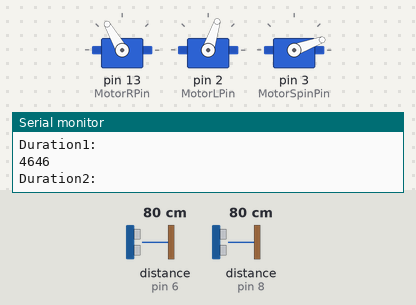
Recording of a sketch running on a simulated Arduino Uno, built with avr-gcc and run on an emulated ATmega328P. Parts: 3 × servo, the last lines printed to the serial monitor. Wiring (inferred from the names in the program): 2 × ultrasonic range finder: trigger pin 5, echo pin 6 / trigger pin 7, echo pin 8. Inputs (shaded band) come from the test bench; at power-on: distance to the obstacle (sensors on pin 8, pin 6) 80 cm. The echo pulse lasts 58.3 µs per cm.

Above: at 1.2 s.
1.3 s: distance to the obstacle (sensor on pin 8) set to 72 cm
4.3 s: distance to the obstacle (sensor on pin 8) set to 65 cm
At 4.8 s:
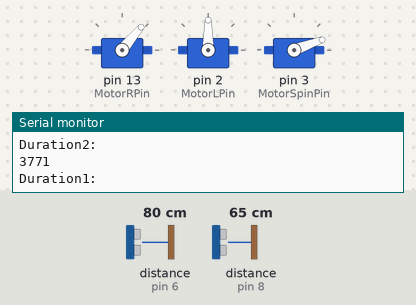
7.3 s: distance to the obstacle (sensor on pin 6) set to 71 cm
10.3 s: distance to the obstacle (sensor on pin 6) set to 63 cm
At 11.0 s:
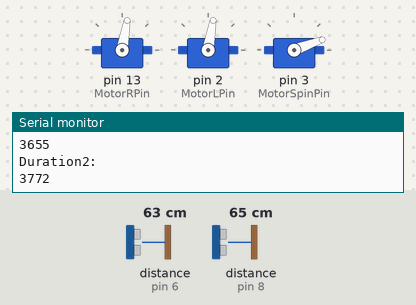
13.3 s: distance to the obstacle (sensor on pin 8) set to 120 cm
At 13.9 s:
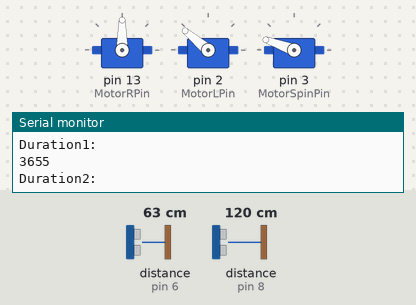
16.3 s: distance to the obstacle (sensor on pin 8) set to 2 cm
At 18.6 s:
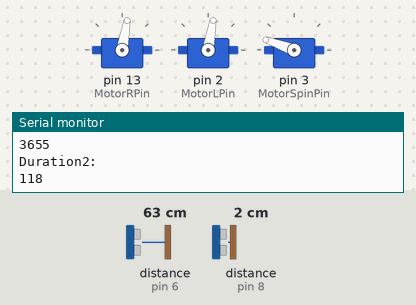
Timing chart, 0 to 20.3 s (numbered marks = the images above; inputs shaded):
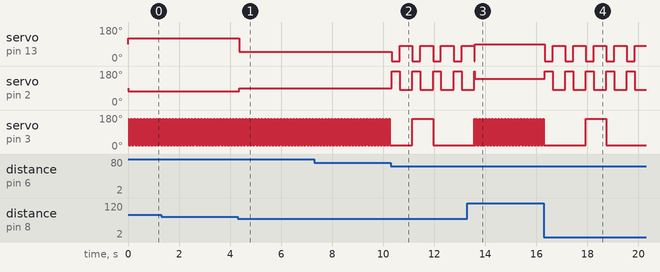

Measured:
- the behaviour switches between 69 and 68 cm on distance to the obstacle (sensor on pin 8) (found by bisection; images 0 and 1)
- the behaviour switches between 69 and 68 cm on distance to the obstacle (sensor on pin 6) (found by bisection; images 1 and 2)
- after the input at 4.3 s, servo on pin 13 (MotorRPin): 120° → 50° after 0.05 s; servo on pin 2 (MotorLPin): 72° → 90° after 0.05 s
- after the input at 10.3 s, servo on pin 13 (MotorRPin): alternates 80° for 0.50 s and 0° for 0.31 s, starting at once; servo on pin 2 (MotorLPin): alternates 180° for 0.31 s and 80° for 0.50 s, starting at once
- after the input at 16.3 s, servo on pin 13 (MotorRPin): alternates 80° for 0.50 s and 0° for 0.31 s, starting at once; servo on pin 2 (MotorLPin): alternates 180° for 0.31 s and 80° for 0.50 s, starting at once

The sketch:

avoidsObstacles.ino
```cpp
//  THIS CODE AVOIDS OBSTACLES
//  IT CAN EITHER ENCOUNTER AN OBSTACLE ON THE RIGHT OR THE LEFT SIDE
//  THEREFORE, WE PROGRAMMED IT TO TURN TO THE LEFT IF IT ENCOUNTERED AN OBSTACLE ON THE RIGHT
//  AND RIGHT IF WE ENCOUNTERED IT ON THE LEFT

//  @author: Pranav

/*
  UltraSonic 1
  Pin 5 Triggers the Pulse (Yellow lead)
  Pin 6 Recieves the Echo  (Orange lead)

  UltraSonic 2
  Pin 7 Triggers the Pulse (Yellow lead)
  Pin 8 Recieves the Echo  (Orange lead)
*/

#include "Servo.h"

Servo motorR;
Servo motorL;
Servo motorS;

// ultrasonic pins
// ultrasonic Right
const int Trig1_pin = 5; // pin for triggering pulse    INPUT
const int Echo1_pin = 6; // pin for recieving echo      OUPUT
long duration1;          // how long it takes for the sound to rebound

// ultrasonic Left
const int Trig2_pin = 7;
const int Echo2_pin = 8;
long duration2;

// motor pins
const int MotorLPin = 2;  // Left
const int MotorRPin = 13; // Right

// spinning ultrasonic motor
const int MotorSpinPin = 3;
int spinCounter = 0;

// sensing or not
boolean isARightWallThere = false;
boolean isALeftWallThere = false;

// which way to turn
boolean Right = true;

void setup()
{
  Serial.begin(9600);
  Serial.println("Starting");
  // ultrasonic 1
  pinMode(Trig1_pin, OUTPUT); // initialize the pulse pin as output:
  pinMode(Echo1_pin, INPUT);  // initialize the echo_pin pin as an input:
  //ultrasonic 2
  pinMode(Trig2_pin, OUTPUT); // initialize the pulse pin as output:
  pinMode(Echo2_pin, INPUT);  // initialize the echo_pin pin as an input:
  // motors
  motorR.attach(MotorRPin);
  motorL.attach(MotorLPin);
  motorS.attach(MotorSpinPin);
}

void loop()
{
  while (1 == 1)
  {

    if (spinCounter < 2)
    {
      motorS.write(160);
    }
    else
    {
      motorS.write(20);
    }
    if (spinCounter >= 3)
    {
      spinCounter = 0;
    }

    spinCounter++;

    checkTheRightWall();
    checkTheLeftWall();

    if (isARightWallThere == false && isALeftWallThere == false)
    {
      motorR.write(120);
      motorL.write(72);
    }
    else
    {

      if (isARightWallThere == true && isALeftWallThere == true)
      {

        motorR.write(0);
        motorL.write(180);
        delay(300);
        motorR.write(80);
        motorL.write(80);
        delay(500);
        motorR.write(0);
        motorL.write(180);
      }

      else
      {
        if (isARightWallThere == false && isALeftWallThere == true)
        {

          motorR.write(50);
          motorL.write(90);
        }
        else
        {
          if (isARightWallThere == true && isALeftWallThere == false)
          {

            motorR.write(90);
            motorL.write(140);
          }
        }
      }
    }
  }
}

void checkTheRightWall()
{
  digitalWrite(Trig1_pin, LOW);
  delayMicroseconds(2);
  digitalWrite(Trig1_pin, HIGH);
  delayMicroseconds(10);
  digitalWrite(Trig1_pin, LOW);
  duration1 = pulseIn(Echo1_pin, 10);
  Serial.println("Duration1:  ");
  Serial.println(duration1, DEC);

  if ((duration1 > 4000 || duration1 == 0))
  {
    isARightWallThere = false;
  }
  else
  {
    isARightWallThere = true;
  }
}

void checkTheLeftWall()
{
  digitalWrite(Trig2_pin, LOW);
  delayMicroseconds(2);
  digitalWrite(Trig2_pin, HIGH);
  delayMicroseconds(10);
  digitalWrite(Trig2_pin, LOW);
  duration2 = pulseIn(Echo2_pin, 10);
  Serial.println("Duration2:  ");
  Serial.println(duration2, DEC);

  if ((duration2 > 4000 || duration2 == 0))
  {
    isALeftWallThere = false;
  }
  else
  {
    isALeftWallThere = true;
  }
}
```
